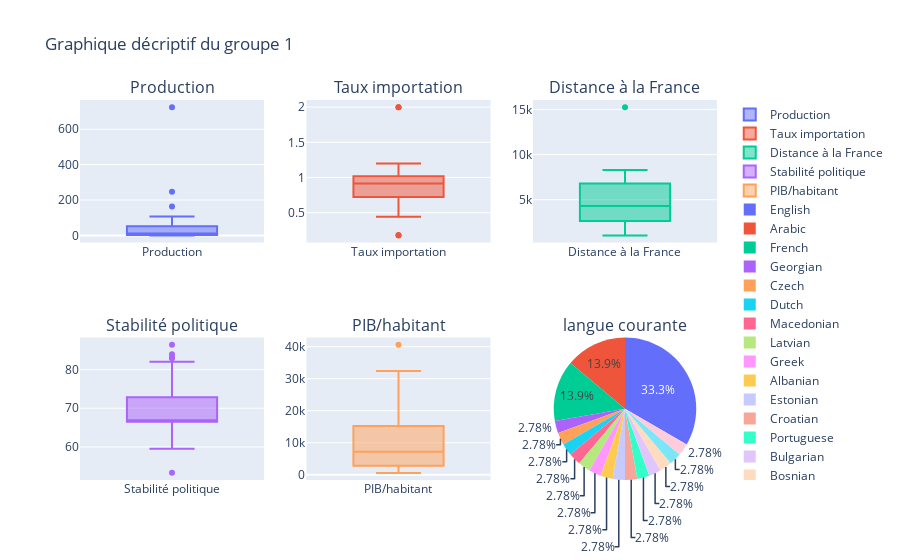
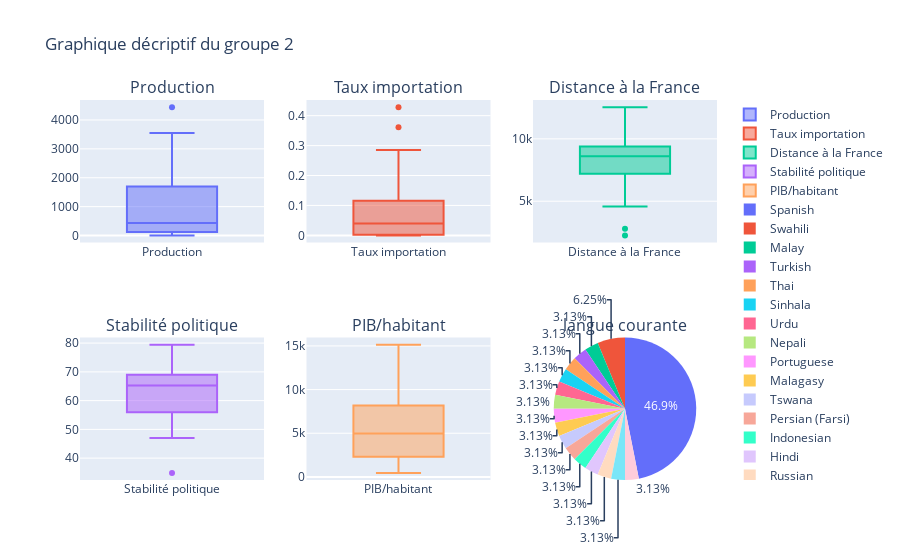
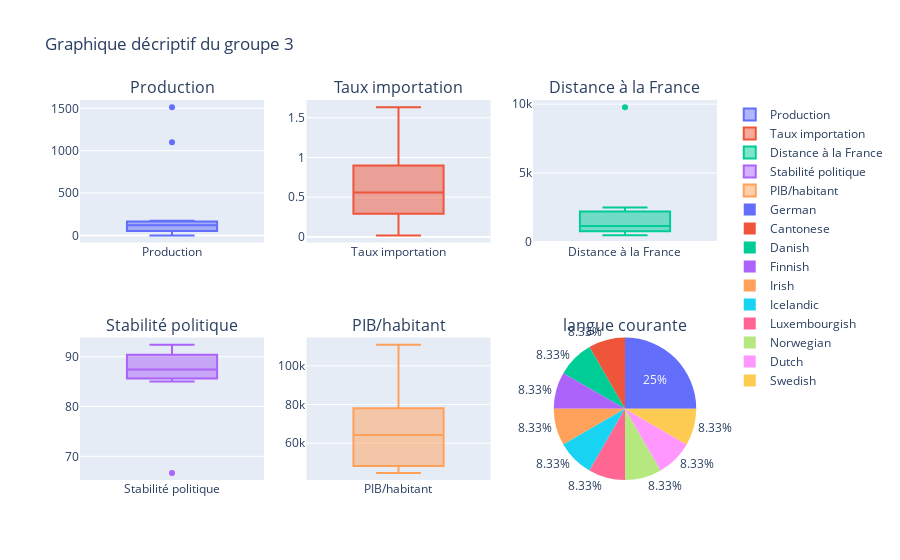
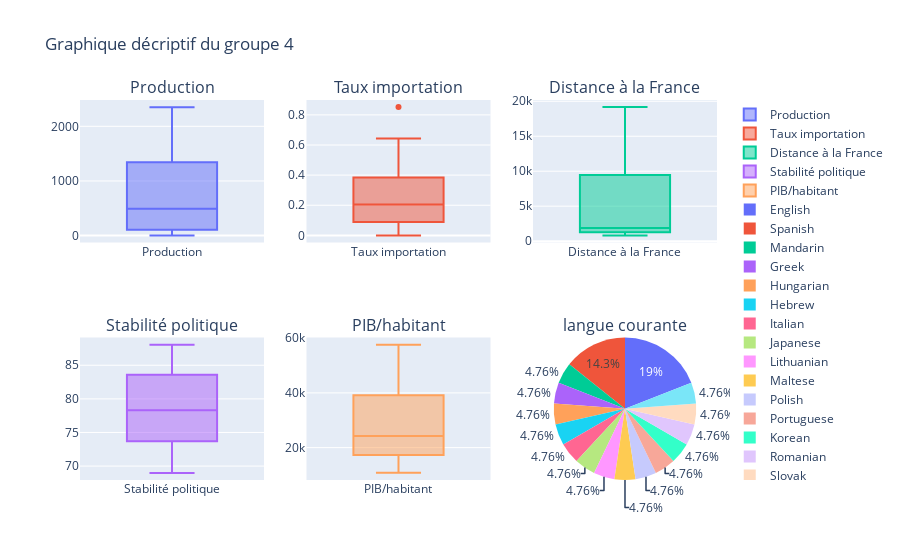

Notebook code cell kept with these figures, in order:
### Code cell
# Création du df final du cluster choisi

final_chosen_df = final_df[final_df.group == chosen_cluster[0]]

x = 1

# Création de boxplot des variables du cluster choisi
for i in range(1,nb_cluster+1):

    display_group_df = final_df[final_df.group == i]
    fig = make_subplots(rows=2, cols=int(len(features)/2),
    specs=[[{"type": "xy"}, {"type": "xy"}, {"type": "xy"}],
           [{"type": "xy"}, {"type": "xy"}, {"type": "domain"}]],
    subplot_titles=features)

    fig.add_trace(go.Box(y = display_group_df[features[0]], hovertext = display_group_df['Pays'],name = features[0]), row= 1,col = 1)
    fig.add_trace(go.Box(y = display_group_df[features[1]], hovertext = display_group_df['Pays'],name = features[1]), row= 1,col = 2)
    fig.add_trace(go.Box(y = display_group_df[features[2]], hovertext = display_group_df['Pays'],name = features[2]), row= 1,col = 3)
    fig.add_trace(go.Box(y = display_group_df[features[3]], hovertext = display_group_df['Pays'],name = features[3]), row= 2,col = 1)
    fig.add_trace(go.Box(y = display_group_df[features[4]], hovertext = display_group_df['Pays'],name = features[4]), row= 2,col = 2)
    fig.add_trace(go.Pie(
     values=display_group_df['langue courante'].value_counts().values,
     labels=display_group_df['langue courante'].value_counts().index,
     domain=dict(x=[0.5, 1.0]),
     name=features[5]),
    row=2, col=3)
    fig.update_layout(title = 'Graphique décriptif du groupe ' +str(i))
    fig.show()
    display(display_group_df)
    print

### Figure 1 — Plotly figure (JSON) as saved in the notebook; plotly's stock layout.template omitted (floating-point values rounded to 4 significant figures)
{"data": [{"hovertext": ["Albanie", "Antigua-et-Barbuda", "Arménie", "Bahamas", "Bénin", "Bosnie-Herzégovine", "Bulgarie", "Cabo Verde", "Congo", "Croatie", "Dominique", "Émirats arabes unis", "Estonie", "Gabon", "Gambie", "Géorgie", "Ghana", "Grèce", "Grenade", "Guinée", "Haïti", "Îles Salomon", "Koweït", "Lettonie", "Liban", "Libéria", "Macédoine du Nord", "Mauritanie", "Namibie", "Oman", "Sainte-Lucie", "Saint-Kitts-et-Nevis", "Saint-Vincent-et-les Grenadines", "Suriname", "Tchéquie", "Maldives"], "name": "Production", "type": "box", "xaxis": "x", "y": [13, 0, 11, 6, 18, 61, 107, 1, 7, 61, 0, 48, 20, 4, 2, 22, 60, 246, 1, 13, 9, 0, 56, 33, 64, 15, 2, 5, 11, 7, 1, 0, 0, 10, 163, 725.2], "yaxis": "y"}, {"hovertext": ["Albanie", "Antigua-et-Barbuda", "Arménie", "Bahamas", "Bénin", "Bosnie-Herzégovine", "Bulgarie", "Cabo Verde", "Congo", "Croatie", "Dominique", "Émirats arabes unis", "Estonie", "Gabon", "Gambie", "Géorgie", "Ghana", "Grèce", "Grenade", "Guinée", "Haïti", "Îles Salomon", "Koweït", "Lettonie", "Liban", "Libéria", "Macédoine du Nord", "Mauritanie", "Namibie", "Oman", "Sainte-Lucie", "Saint-Kitts-et-Nevis", "Saint-Vincent-et-les Grenadines", "Suriname", "Tchéquie", "Maldives"], "name": "Taux importation", "type": "box", "xaxis": "x2", "y": [0.8085, 1, 0.7447, 0.9231, 0.764, 0.1818, 0.6879, 1.2, 0.9455, 0.5333, 1, 1.051, 0.7241, 0.9744, 2, 0.8361, 0.7156, 0.4438, 0.875, 0.74, 0.9082, 2, 0.7249, 1.049, 0.1781, 0.96, 0.9756, 1.091, 1.036, 1.105, 0.9091, 1, 1.125, 0.72, 0.4659, 1], "yaxis": "y2"}, {"hovertext": ["Albanie", "Antigua-et-Barbuda", "Arménie", "Bahamas", "Bénin", "Bosnie-Herzégovine", "Bulgarie", "Cabo Verde", "Congo", "Croatie", "Dominique", "Émirats arabes unis", "Estonie", "Gabon", "Gambie", "Géorgie", "Ghana", "Grèce", "Grenade", "Guinée", "Haïti", "Îles Salomon", "Koweït", "Lettonie", "Liban", "Libéria", "Macédoine du Nord", "Mauritanie", "Namibie", "Oman", "Sainte-Lucie", "Saint-Kitts-et-Nevis", "Saint-Vincent-et-les Grenadines", "Suriname", "Tchéquie", "Maldives"], "name": "Distance à la France", "type": "box", "xaxis": "x3", "y": [1550, 6641, 3516, 7196, 4059, 1275, 1848, 4116, 5380, 1053, 6732, 5215, 2153, 5313, 4015, 3311, 4243, 1808, 7018, 4054, 7312, 15252, 4351, 1991, 3156, 4529, 1663, 3161, 7711, 5667, 6837, 6692, 6892, 7264, 1088, 8288], "yaxis": "y3"}, {"hovertext": ["Albanie", "Antigua-et-Barbuda", "Arménie", "Bahamas", "Bénin", "Bosnie-Herzégovine", "Bulgarie", "Cabo Verde", "Congo", "Croatie", "Dominique", "Émirats arabes unis", "Estonie", "Gabon", "Gambie", "Géorgie", "Ghana", "Grèce", "Grenade", "Guinée", "Haïti", "Îles Salomon", "Koweït", "Lettonie", "Liban", "Libéria", "Macédoine du Nord", "Mauritanie", "Namibie", "Oman", "Sainte-Lucie", "Saint-Kitts-et-Nevis", "Saint-Vincent-et-les Grenadines", "Suriname", "Tchéquie", "Maldives"], "name": "Stabilité politique", "type": "box", "xaxis": "x4", "y": [70.08, 66.69, 69.62, 66.69, 69.68, 72.17, 64.99, 81.98, 63.27, 70.41, 66.69, 60.61, 86.45, 65.17, 53.3, 72.24, 82.05, 69.11, 66.69, 66.85, 73.64, 66.69, 66.39, 81.38, 66.99, 68.88, 64.26, 73.51, 82.92, 59.54, 66.69, 66.69, 66.69, 83.93, 83.09, 60.7], "yaxis": "y4"}, {"hovertext": ["Albanie", "Antigua-et-Barbuda", "Arménie", "Bahamas", "Bénin", "Bosnie-Herzégovine", "Bulgarie", "Cabo Verde", "Congo", "Croatie", "Dominique", "Émirats arabes unis", "Estonie", "Gabon", "Gambie", "Géorgie", "Ghana", "Grèce", "Grenade", "Guinée", "Haïti", "Îles Salomon", "Koweït", "Lettonie", "Liban", "Libéria", "Macédoine du Nord", "Mauritanie", "Namibie", "Oman", "Sainte-Lucie", "Saint-Kitts-et-Nevis", "Saint-Vincent-et-les Grenadines", "Suriname", "Tchéquie", "Maldives"], "name": "PIB/habitant", "type": "box", "xaxis": "x5", "y": [4514.0, 15380.0, 3915.0, 32380.0, 1137.0, 5395.0, 8335.0, 3293.0, 2155.0, 13440.0, 7287.0, 40640.0, 20410.0, 7230.0, 679.8, 4052.0, 2074.0, 18910.0, 10150.0, 855.6, 1387.0, 2333.0, 29750.0, 15620.0, 7820.0, 587.6, 5431.0, 1588.0, 5364.0, 15130.0, 11030.0, 19160.0, 7213.0, 5947.0, 20550.0, 9577.0], "yaxis": "y5"}, {"domain": {"x": [0.7111, 1], "y": [0, 0.375]}, "labels": ["English", "Arabic", "French", "Georgian", "Czech", "Dutch", "Macedonian", "Latvian", "Greek", "Albanian", "Estonian", "Croatian", "Portuguese", "Bulgarian", "Bosnian", "Armenian", "Dhivehi"], "name": "langue courante", "type": "pie", "values": [12, 5, 5, 1, 1, 1, 1, 1, 1, 1, 1, 1, 1, 1, 1, 1, 1]}], "layout": {"annotations": [{"font": {"size": 16}, "showarrow": false, "text": "Production", "x": 0.1444, "xanchor": "center", "xref": "paper", "y": 1, "yanchor": "bottom", "yref": "paper"}, {"font": {"size": 16}, "showarrow": false, "text": "Taux importation", "x": 0.5, "xanchor": "center", "xref": "paper", "y": 1, "yanchor": "bottom", "yref": "paper"}, {"font": {"size": 16}, "showarrow": false, "text": "Distance à la France", "x": 0.8556, "xanchor": "center", "xref": "paper", "y": 1, "yanchor": "bottom", "yref": "paper"}, {"font": {"size": 16}, "showarrow": false, "text": "Stabilité politique", "x": 0.1444, "xanchor": "center", "xref": "paper", "y": 0.375, "yanchor": "bottom", "yref": "paper"}, {"font": {"size": 16}, "showarrow": false, "text": "PIB/habitant", "x": 0.5, "xanchor": "center", "xref": "paper", "y": 0.375, "yanchor": "bottom", "yref": "paper"}, {"font": {"size": 16}, "showarrow": false, "text": "langue courante", "x": 0.8556, "xanchor": "center", "xref": "paper", "y": 0.375, "yanchor": "bottom", "yref": "paper"}], "title": {"text": "Graphique décriptif du groupe 1"}, "xaxis": {"anchor": "y", "domain": [0, 0.2889]}, "xaxis2": {"anchor": "y2", "domain": [0.3556, 0.6444]}, "xaxis3": {"anchor": "y3", "domain": [0.7111, 1]}, "xaxis4": {"anchor": "y4", "domain": [0, 0.2889]}, "xaxis5": {"anchor": "y5", "domain": [0.3556, 0.6444]}, "yaxis": {"anchor": "x", "domain": [0.625, 1]}, "yaxis2": {"anchor": "x2", "domain": [0.625, 1]}, "yaxis3": {"anchor": "x3", "domain": [0.625, 1]}, "yaxis4": {"anchor": "x4", "domain": [0, 0.375]}, "yaxis5": {"anchor": "x5", "domain": [0, 0.375]}}}

### Figure 2 — Plotly figure (JSON) as saved in the notebook; plotly's stock layout.template omitted (floating-point values rounded to 4 significant figures)
{"data": [{"hovertext": ["Argentine", "Bolivie (État plurinational de)", "Botswana", "Chili", "Colombie", "El Salvador", "Équateur", "Eswatini", "Fédération de Russie", "Guatemala", "Honduras", "Inde", "Indonésie", "Iran (République islamique d')", "Kenya", "Madagascar", "Malaisie", "Mexique", "Mozambique", "Népal", "Nicaragua", "Pakistan", "Panama", "Paraguay", "Pérou", "République dominicaine", "République-Unie de Tanzanie", "Sri Lanka", "Thaïlande", "Turquie", "Ukraine", "Venezuela (République bolivarienne du)"], "name": "Production", "type": "box", "xaxis": "x", "y": [2161, 533, 5, 712, 1564, 136, 340, 6, 4444, 235, 193, 3545, 2301, 2174, 35, 81, 1724, 3249, 92, 58, 143, 1281, 198, 45, 1465, 339, 105, 192, 1676, 2192, 1211, 600], "yaxis": "y"}, {"hovertext": ["Argentine", "Bolivie (État plurinational de)", "Botswana", "Chili", "Colombie", "El Salvador", "Équateur", "Eswatini", "Fédération de Russie", "Guatemala", "Honduras", "Inde", "Indonésie", "Iran (République islamique d')", "Kenya", "Madagascar", "Malaisie", "Mexique", "Mozambique", "Népal", "Nicaragua", "Pakistan", "Panama", "Paraguay", "Pérou", "République dominicaine", "République-Unie de Tanzanie", "Sri Lanka", "Thaïlande", "Turquie", "Ukraine", "Venezuela (République bolivarienne du)"], "name": "Taux importation", "type": "box", "xaxis": "x2", "y": [0.004077, 0.002331, 0.4286, 0.2307, 0.04747, 0.1221, 0, 0.2857, 0.0496, 0.3613, 0.05854, 0, 0.0004305, 0.002703, 0, 0, 0.04195, 0.2304, 0.2069, 0, 0.04348, 0.00156, 0.1042, 0.02439, 0.0394, 0.112, 0.01852, 0, 0.00227, 0.001792, 0.1199, 0.03994], "yaxis": "y2"}, {"hovertext": ["Argentine", "Bolivie (État plurinational de)", "Botswana", "Chili", "Colombie", "El Salvador", "Équateur", "Eswatini", "Fédération de Russie", "Guatemala", "Honduras", "Inde", "Indonésie", "Iran (République islamique d')", "Kenya", "Madagascar", "Malaisie", "Mexique", "Mozambique", "Népal", "Nicaragua", "Pakistan", "Panama", "Paraguay", "Pérou", "République dominicaine", "République-Unie de Tanzanie", "Sri Lanka", "Thaïlande", "Turquie", "Ukraine", "Venezuela (République bolivarienne du)"], "name": "Distance à la France", "type": "box", "xaxis": "x3", "y": [11083, 9694, 7880, 11185, 8456, 8976, 9360, 8594, 6108, 8945, 8700, 7281, 12543, 4586, 6109, 8623, 11366, 9200, 7878, 7224, 8743, 6026, 8673, 9761, 9897, 7177, 6641, 8599, 9415, 2793, 2263, 7676], "yaxis": "y3"}, {"hovertext": ["Argentine", "Bolivie (État plurinational de)", "Botswana", "Chili", "Colombie", "El Salvador", "Équateur", "Eswatini", "Fédération de Russie", "Guatemala", "Honduras", "Inde", "Indonésie", "Iran (République islamique d')", "Kenya", "Madagascar", "Malaisie", "Mexique", "Mozambique", "Népal", "Nicaragua", "Pakistan", "Panama", "Paraguay", "Pérou", "République dominicaine", "République-Unie de Tanzanie", "Sri Lanka", "Thaïlande", "Turquie", "Ukraine", "Venezuela (République bolivarienne du)"], "name": "Stabilité politique", "type": "box", "xaxis": "x4", "y": [74.93, 66.12, 75.07, 79.47, 58.53, 72.76, 66.36, 48.73, 50.55, 60.67, 56.25, 57.06, 60.07, 34.88, 68.8, 73.29, 53.11, 51.03, 68.95, 66.98, 68.99, 56.45, 67.88, 64.36, 69.02, 73.24, 69.35, 55.66, 55.31, 47.02, 66.81, 57.06], "yaxis": "y4"}, {"hovertext": ["Argentine", "Bolivie (État plurinational de)", "Botswana", "Chili", "Colombie", "El Salvador", "Équateur", "Eswatini", "Fédération de Russie", "Guatemala", "Honduras", "Inde", "Indonésie", "Iran (République islamique d')", "Kenya", "Madagascar", "Malaisie", "Mexique", "Mozambique", "Népal", "Nicaragua", "Pakistan", "Panama", "Paraguay", "Pérou", "République dominicaine", "République-Unie de Tanzanie", "Sri Lanka", "Thaïlande", "Turquie", "Ukraine", "Venezuela (République bolivarienne du)"], "name": "PIB/habitant", "type": "box", "xaxis": "x5", "y": [14650.0, 3351.0, 7893.0, 15000.0, 6377.0, 3910.0, 6214.0, 3913.0, 10820.0, 4236.0, 2454.0, 1960.0, 3838.0, 6244.0, 1634.0, 515.3, 10260.0, 9288.0, 461.4, 1066.0, 2159.0, 1456.0, 15150.0, 5679.0, 6711.0, 7609.0, 1001.0, 4138.0, 6594.0, 10590.0, 2522.0, 8432.0], "yaxis": "y5"}, {"domain": {"x": [0.7111, 1], "y": [0, 0.375]}, "labels": ["Spanish", "Swahili", "Malay", "Turkish", "Thai", "Sinhala", "Urdu", "Nepali", "Portuguese", "Malagasy", "Tswana", "Persian (Farsi)", "Indonesian", "Hindi", "Russian", "Swazi", "Ukrainian"], "name": "langue courante", "type": "pie", "values": [15, 2, 1, 1, 1, 1, 1, 1, 1, 1, 1, 1, 1, 1, 1, 1, 1]}], "layout": {"annotations": [{"font": {"size": 16}, "showarrow": false, "text": "Production", "x": 0.1444, "xanchor": "center", "xref": "paper", "y": 1, "yanchor": "bottom", "yref": "paper"}, {"font": {"size": 16}, "showarrow": false, "text": "Taux importation", "x": 0.5, "xanchor": "center", "xref": "paper", "y": 1, "yanchor": "bottom", "yref": "paper"}, {"font": {"size": 16}, "showarrow": false, "text": "Distance à la France", "x": 0.8556, "xanchor": "center", "xref": "paper", "y": 1, "yanchor": "bottom", "yref": "paper"}, {"font": {"size": 16}, "showarrow": false, "text": "Stabilité politique", "x": 0.1444, "xanchor": "center", "xref": "paper", "y": 0.375, "yanchor": "bottom", "yref": "paper"}, {"font": {"size": 16}, "showarrow": false, "text": "PIB/habitant", "x": 0.5, "xanchor": "center", "xref": "paper", "y": 0.375, "yanchor": "bottom", "yref": "paper"}, {"font": {"size": 16}, "showarrow": false, "text": "langue courante", "x": 0.8556, "xanchor": "center", "xref": "paper", "y": 0.375, "yanchor": "bottom", "yref": "paper"}], "title": {"text": "Graphique décriptif du groupe 2"}, "xaxis": {"anchor": "y", "domain": [0, 0.2889]}, "xaxis2": {"anchor": "y2", "domain": [0.3556, 0.6444]}, "xaxis3": {"anchor": "y3", "domain": [0.7111, 1]}, "xaxis4": {"anchor": "y4", "domain": [0, 0.2889]}, "xaxis5": {"anchor": "y5", "domain": [0.3556, 0.6444]}, "yaxis": {"anchor": "x", "domain": [0.625, 1]}, "yaxis2": {"anchor": "x2", "domain": [0.625, 1]}, "yaxis3": {"anchor": "x3", "domain": [0.625, 1]}, "yaxis4": {"anchor": "x4", "domain": [0, 0.375]}, "yaxis5": {"anchor": "x5", "domain": [0, 0.375]}}}

### Figure 3 — Plotly figure (JSON) as saved in the notebook; plotly's stock layout.template omitted (floating-point values rounded to 4 significant figures)
{"data": [{"hovertext": ["Allemagne", "Autriche", "Chine - RAS de Macao", "Danemark", "Finlande", "Irlande", "Islande", "Luxembourg", "Norvège", "Pays-Bas", "Suède", "Suisse"], "name": "Production", "type": "box", "xaxis": "x", "y": [1514, 148, 3, 173, 129, 110, 10, 0, 101, 1100, 157, 91], "yaxis": "y"}, {"hovertext": ["Allemagne", "Autriche", "Chine - RAS de Macao", "Danemark", "Finlande", "Irlande", "Islande", "Luxembourg", "Norvège", "Pays-Bas", "Suède", "Suisse"], "name": "Taux importation", "type": "box", "xaxis": "x2", "y": [0.4842, 0.6358, 1.211, 0.7964, 0.1441, 0.7734, 0.2, 1, 0.01961, 1.634, 0.4492, 0.3835], "yaxis": "y2"}, {"hovertext": ["Allemagne", "Autriche", "Chine - RAS de Macao", "Danemark", "Finlande", "Irlande", "Islande", "Luxembourg", "Norvège", "Pays-Bas", "Suède", "Suisse"], "name": "Distance à la France", "type": "box", "xaxis": "x3", "y": [758, 877, 9784, 1243, 2488, 1060, 2436, 520, 1851, 772, 1963, 472], "yaxis": "y3"}, {"hovertext": ["Allemagne", "Autriche", "Chine - RAS de Macao", "Danemark", "Finlande", "Irlande", "Islande", "Luxembourg", "Norvège", "Pays-Bas", "Suède", "Suisse"], "name": "Stabilité politique", "type": "box", "xaxis": "x4", "y": [85.03, 86.53, 66.69, 89.64, 91.08, 85.92, 86.97, 85.28, 92.4, 88.72, 91.73, 87.87], "yaxis": "y4"}, {"hovertext": ["Allemagne", "Autriche", "Chine - RAS de Macao", "Danemark", "Finlande", "Irlande", "Islande", "Luxembourg", "Norvège", "Pays-Bas", "Suède", "Suisse"], "name": "PIB/habitant", "type": "box", "xaxis": "x5", "y": [44650.0, 47310.0, 81040.0, 57940.0, 46390.0, 70570.0, 73950.0, 111000.0, 75220.0, 48990.0, 54620.0, 83310.0], "yaxis": "y5"}, {"domain": {"x": [0.7111, 1], "y": [0, 0.375]}, "labels": ["German", "Cantonese", "Danish", "Finnish", "Irish", "Icelandic", "Luxembourgish", "Norwegian", "Dutch", "Swedish"], "name": "langue courante", "type": "pie", "values": [3, 1, 1, 1, 1, 1, 1, 1, 1, 1]}], "layout": {"annotations": [{"font": {"size": 16}, "showarrow": false, "text": "Production", "x": 0.1444, "xanchor": "center", "xref": "paper", "y": 1, "yanchor": "bottom", "yref": "paper"}, {"font": {"size": 16}, "showarrow": false, "text": "Taux importation", "x": 0.5, "xanchor": "center", "xref": "paper", "y": 1, "yanchor": "bottom", "yref": "paper"}, {"font": {"size": 16}, "showarrow": false, "text": "Distance à la France", "x": 0.8556, "xanchor": "center", "xref": "paper", "y": 1, "yanchor": "bottom", "yref": "paper"}, {"font": {"size": 16}, "showarrow": false, "text": "Stabilité politique", "x": 0.1444, "xanchor": "center", "xref": "paper", "y": 0.375, "yanchor": "bottom", "yref": "paper"}, {"font": {"size": 16}, "showarrow": false, "text": "PIB/habitant", "x": 0.5, "xanchor": "center", "xref": "paper", "y": 0.375, "yanchor": "bottom", "yref": "paper"}, {"font": {"size": 16}, "showarrow": false, "text": "langue courante", "x": 0.8556, "xanchor": "center", "xref": "paper", "y": 0.375, "yanchor": "bottom", "yref": "paper"}], "title": {"text": "Graphique décriptif du groupe 3"}, "xaxis": {"anchor": "y", "domain": [0, 0.2889]}, "xaxis2": {"anchor": "y2", "domain": [0.3556, 0.6444]}, "xaxis3": {"anchor": "y3", "domain": [0.7111, 1]}, "xaxis4": {"anchor": "y4", "domain": [0, 0.2889]}, "xaxis5": {"anchor": "y5", "domain": [0.3556, 0.6444]}, "yaxis": {"anchor": "x", "domain": [0.625, 1]}, "yaxis2": {"anchor": "x2", "domain": [0.625, 1]}, "yaxis3": {"anchor": "x3", "domain": [0.625, 1]}, "yaxis4": {"anchor": "x4", "domain": [0, 0.375]}, "yaxis5": {"anchor": "x5", "domain": [0, 0.375]}}}

### Figure 4 — Plotly figure (JSON) as saved in the notebook; plotly's stock layout.template omitted (floating-point values rounded to 4 significant figures)
{"data": [{"hovertext": ["Australie", "Canada", "Chine, Taiwan Province de", "Chypre", "Costa Rica", "Espagne", "Hongrie", "Israël", "Italie", "Japon", "Lituanie", "Malte", "Nouvelle-Zélande", "Pologne", "Portugal", "République de Corée", "Roumanie", "Royaume-Uni de Grande-Bretagne et d'Irlande du Nord", "Slovaquie", "Slovénie", "Uruguay"], "name": "Production", "type": "box", "xaxis": "x", "y": [1269, 1417, 652, 25, 133, 1515, 493, 629, 1315, 2215, 118, 4, 223, 2351, 361, 838, 392, 1814, 71, 72, 33], "yaxis": "y"}, {"hovertext": ["Australie", "Canada", "Chine, Taiwan Province de", "Chypre", "Costa Rica", "Espagne", "Hongrie", "Israël", "Italie", "Japon", "Lituanie", "Malte", "Nouvelle-Zélande", "Pologne", "Portugal", "République de Corée", "Roumanie", "Royaume-Uni de Grande-Bretagne et d'Irlande du Nord", "Slovaquie", "Slovénie", "Uruguay"], "name": "Taux importation", "type": "box", "xaxis": "x2", "y": [0.01366, 0.127, 0.2051, 0.3684, 0.1269, 0.1369, 0.218, 0, 0.08269, 0.4427, 0.5366, 0.6429, 0.005952, 0.04758, 0.2523, 0.1604, 0.3832, 0.3487, 0.8514, 0.3846, 0.09091], "yaxis": "y2"}, {"hovertext": ["Australie", "Canada", "Chine, Taiwan Province de", "Chypre", "Costa Rica", "Espagne", "Hongrie", "Israël", "Italie", "Japon", "Lituanie", "Malte", "Nouvelle-Zélande", "Pologne", "Portugal", "République de Corée", "Roumanie", "Royaume-Uni de Grande-Bretagne et d'Irlande du Nord", "Slovaquie", "Slovénie", "Uruguay"], "name": "Distance à la France", "type": "box", "xaxis": "x3", "y": [15246, 6061, 10148, 2868, 8902, 826, 1379, 3233, 929, 9889, 1886, 1544, 19164, 1467, 1089, 9301, 1770, 934, 1348, 1003, 10537], "yaxis": "y3"}, {"hovertext": ["Australie", "Canada", "Chine, Taiwan Province de", "Chypre", "Costa Rica", "Espagne", "Hongrie", "Israël", "Italie", "Japon", "Lituanie", "Malte", "Nouvelle-Zélande", "Pologne", "Portugal", "République de Corée", "Roumanie", "Royaume-Uni de Grande-Bretagne et d'Irlande du Nord", "Slovaquie", "Slovénie", "Uruguay"], "name": "Stabilité politique", "type": "box", "xaxis": "x4", "y": [83.98, 83.47, 75.63, 80.21, 88.07, 81.31, 70.99, 68.99, 73.74, 70.56, 78.63, 75.24, 86.02, 73.53, 84.23, 72.39, 75.54, 77.74, 84.49, 78.3, 82.57], "yaxis": "y4"}, {"hovertext": ["Australie", "Canada", "Chine, Taiwan Province de", "Chypre", "Costa Rica", "Espagne", "Hongrie", "Israël", "Italie", "Japon", "Lituanie", "Malte", "Nouvelle-Zélande", "Pologne", "Portugal", "République de Corée", "Roumanie", "Royaume-Uni de Grande-Bretagne et d'Irlande du Nord", "Slovaquie", "Slovénie", "Uruguay"], "name": "PIB/habitant", "type": "box", "xaxis": "x5", "y": [57630.0, 44910.0, 24280.0, 19390.0, 12230.0, 28140.0, 14710.0, 43100.0, 32330.0, 38670.0, 16780.0, 30850.0, 43940.0, 13870.0, 21520.0, 31780.0, 10770.0, 40450.0, 17510.0, 23400.0, 18690.0], "yaxis": "y5"}, {"domain": {"x": [0.7111, 1], "y": [0, 0.375]}, "labels": ["English", "Spanish", "Mandarin", "Greek", "Hungarian", "Hebrew", "Italian", "Japanese", "Lithuanian", "Maltese", "Polish", "Portuguese", "Korean", "Romanian", "Slovak", "Slovenian"], "name": "langue courante", "type": "pie", "values": [4, 3, 1, 1, 1, 1, 1, 1, 1, 1, 1, 1, 1, 1, 1, 1]}], "layout": {"annotations": [{"font": {"size": 16}, "showarrow": false, "text": "Production", "x": 0.1444, "xanchor": "center", "xref": "paper", "y": 1, "yanchor": "bottom", "yref": "paper"}, {"font": {"size": 16}, "showarrow": false, "text": "Taux importation", "x": 0.5, "xanchor": "center", "xref": "paper", "y": 1, "yanchor": "bottom", "yref": "paper"}, {"font": {"size": 16}, "showarrow": false, "text": "Distance à la France", "x": 0.8556, "xanchor": "center", "xref": "paper", "y": 1, "yanchor": "bottom", "yref": "paper"}, {"font": {"size": 16}, "showarrow": false, "text": "Stabilité politique", "x": 0.1444, "xanchor": "center", "xref": "paper", "y": 0.375, "yanchor": "bottom", "yref": "paper"}, {"font": {"size": 16}, "showarrow": false, "text": "PIB/habitant", "x": 0.5, "xanchor": "center", "xref": "paper", "y": 0.375, "yanchor": "bottom", "yref": "paper"}, {"font": {"size": 16}, "showarrow": false, "text": "langue courante", "x": 0.8556, "xanchor": "center", "xref": "paper", "y": 0.375, "yanchor": "bottom", "yref": "paper"}], "title": {"text": "Graphique décriptif du groupe 4"}, "xaxis": {"anchor": "y", "domain": [0, 0.2889]}, "xaxis2": {"anchor": "y2", "domain": [0.3556, 0.6444]}, "xaxis3": {"anchor": "y3", "domain": [0.7111, 1]}, "xaxis4": {"anchor": "y4", "domain": [0, 0.2889]}, "xaxis5": {"anchor": "y5", "domain": [0.3556, 0.6444]}, "yaxis": {"anchor": "x", "domain": [0.625, 1]}, "yaxis2": {"anchor": "x2", "domain": [0.625, 1]}, "yaxis3": {"anchor": "x3", "domain": [0.625, 1]}, "yaxis4": {"anchor": "x4", "domain": [0, 0.375]}, "yaxis5": {"anchor": "x5", "domain": [0, 0.375]}}}
